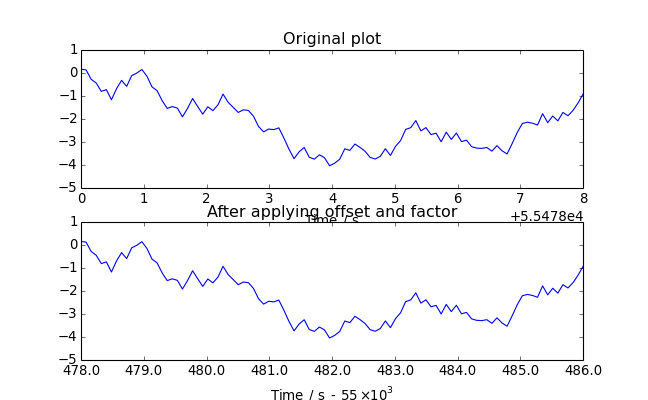

The Python source for this figure:
#!/usr/bin/python

import numpy as np
import matplotlib.pyplot as plt

from modelicares import util
from modelicares.texunit import number_label

# Generate some random data.
x = np.linspace(55478, 55486, 100) # Small range and large offset
xlabel = number_label('Time', 's')
y = np.cumsum(np.random.random(100) - 0.5)

# Plot the data.
ax = util.setup_subplots(2, 2)[0]
for a in ax:
    a.plot(x, y)
    a.set_xlabel(xlabel)

# Shift and scale the axes.
ax[0].set_title('Original plot')
ax[1].set_title('After applying offset and factor')
util.shift_scale_x(ax[1])
